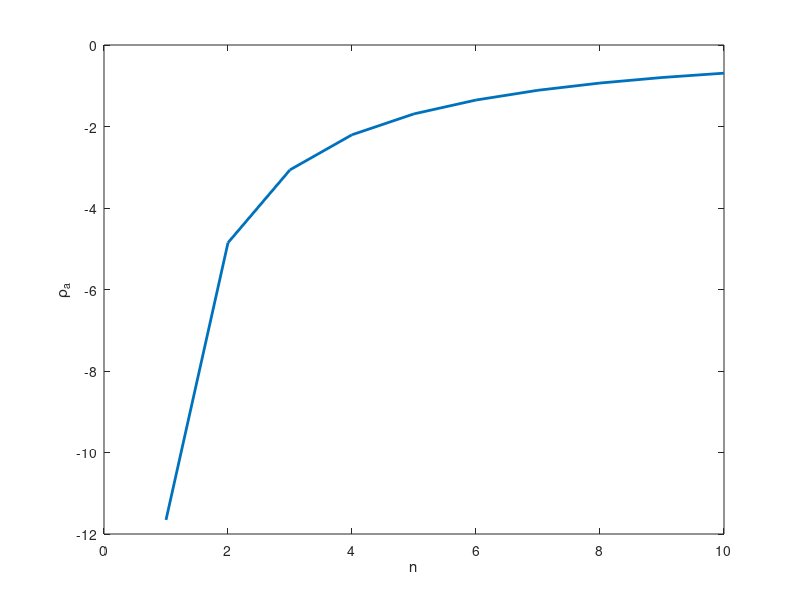

MATLAB code for this plot:

%pole-dipole array

clc
clear
close all
%% initial values
rho1=10;
rho2=100;
I=2;
z=5;
a=2;
n=10; % Number of electrode displacements
N=2;

%% calculation:
k=(rho2-rho1)/(rho1+rho2);
r2=inf;
r4=inf;
E=1e-5;
Vp1=zeros(n,1);
Vp2=zeros(n,1);
for i=1:n
    r1=a*((i*N)+1);
    r3=i*N*a; 
    e1=inf;s1=0;m1=0;
    e2=inf;s2=0;m2=0;
    e3=inf;s3=0;m3=0;
    e4=inf;s4=0;m4=0;
    while(e1>E)
        m1=m1+1;
        e1=k^m1/sqrt(r1^2+(2*m1*z)^2);
        s1=s1+e1;       
    end
    while(e2>E)
        m2=m2+1;
        e2=k^m2/sqrt(r2^2+(2*m2*z)^2);
        s2=s2+e2;       
    end
    while(e3>E)
        m3=m3+1;
        e3=k^m3/sqrt(r3^2+(2*m3*z)^2);
        s3=s3+e3;       
    end
    while(e4>E)
        m4=m4+1;
        e4=k^m4/sqrt(r4^2+(2*m4*z)^2);
        s4=s4+e4;       
    end
    Vp1(i)=I*rho1/(2*pi)*(1/r1 + 2*s1 - 1/r2 - 2*s2);
    Vp2(i)=I*rho1/(2*pi)*(1/r3 + 2*s3 - 1/r4 - 2*s4);       
end
dVp=Vp1-Vp2;
rhoa=2*pi*a*N*(N+1)*dVp/I;

%% result
figure;
plot(1:n,rhoa,'linewidth',2)
xlabel('n')
ylabel('\rho_{a}')
